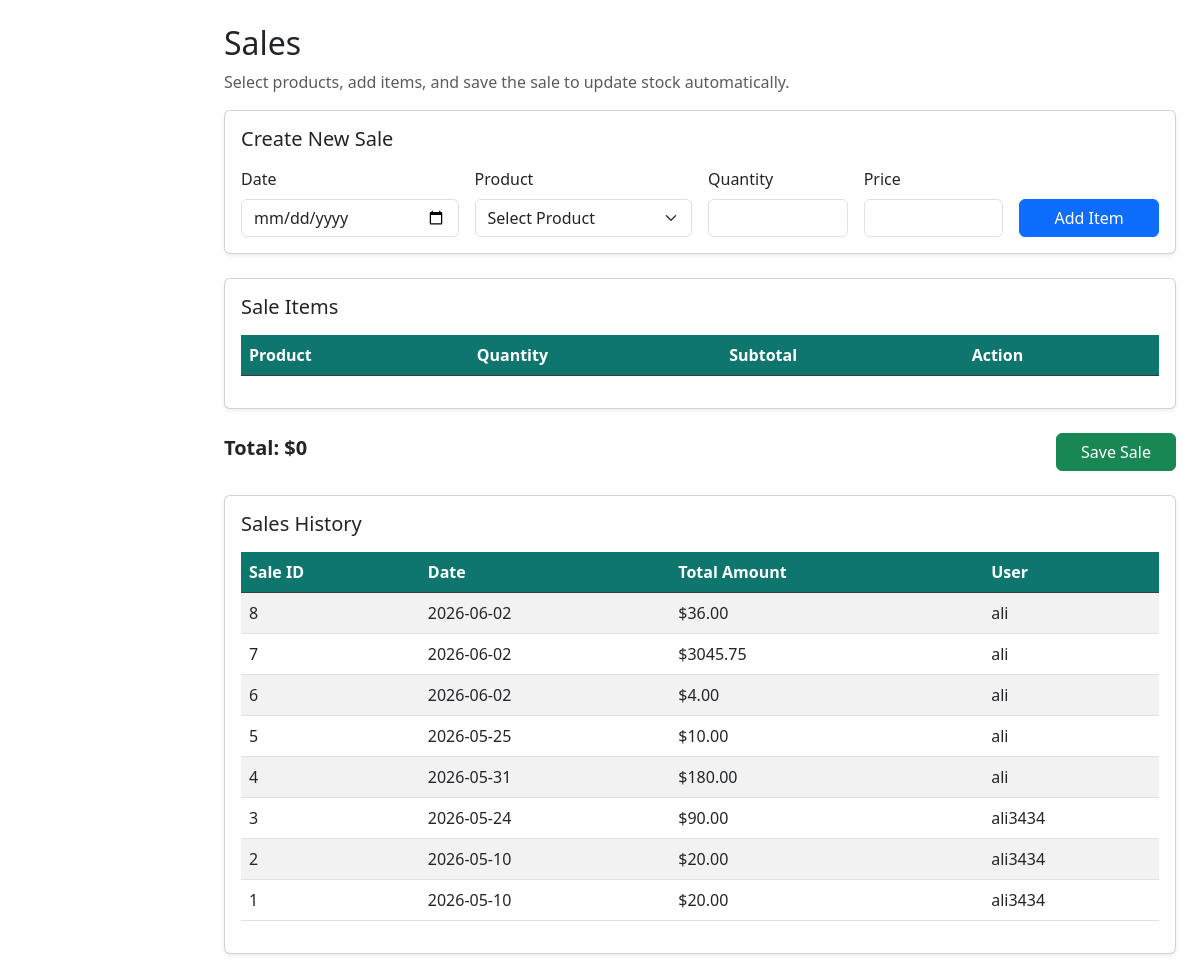
/sales.php (signed in), run on the app's committed database.
### tables this page shows
CREATE TABLE `sales` (
  `sale_id` int(11) NOT NULL,
  `date` date NOT NULL,
  `total_amount` decimal(10,2) NOT NULL,
  `user_id` int(11) NOT NULL
);

CREATE TABLE `users` (
  `user_id` int(11) NOT NULL,
  `username` varchar(100) NOT NULL,
  `password` varchar(255) NOT NULL,
  `role` varchar(50) NOT NULL
);

### sales.php (the view, shortened to what this page needs)
<?php include "config/database.php"; ?>
<!DOCTYPE html>
<html lang="en">
<head>
  <link rel="stylesheet" href="assets/css/style.css">
  <link rel="stylesheet" href="https://cdn.jsdelivr.net/npm/bootstrap@5.3.0/dist/css/bootstrap.min.css">
</head>
<body>
  <div class="container-fluid">
    <div class="row">
      <div id="sidebar" class="col-md-2 "></div>
      <main class="col-md-10 p-4">
        <h2 class="mb-2">Sales</h2>
        <p class="text-muted">Select products, add items, and save the sale to update stock automatically.</p>
        <div class="card shadow-sm mb-4">
          <div class="card-body">
            <h5 class="mb-3">Create New Sale</h5>
            <div class="row g-3 align-items-end">
              <div class="col-md-3">
                <label class="form-label">Date</label>
                <input type="date" id="saleDate" class="form-control">
              </div>
              <div class="col-md-3">
                <label class="form-label">Product</label>
                <select id="saleProduct" class="form-select">
                  <option value="">Select Product</option>
                </select>
              </div>
              <div class="col-md-2">
                <label class="form-label">Quantity</label>
                <input type="number" id="saleQuantity" class="form-control">
              </div>
              <div class="col-md-2">
                <label class="form-label">Price</label>
                <input type="number" id="salePrice" class="form-control">
              </div>
              <div class="col-md-2">
                <button type="button" id="addToSale" class="btn btn-primary w-100">
                  Add Item
                </button>
              </div>
            </div>
          </div>
        </div>
        <div class="card shadow-sm mb-4">
          <div class="card-body">
            <h5 class="mb-3">Sale Items</h5>
            <table class="table table-hover align-middle" id="saleDetailsTable">
              <thead class="table-dark">
                <tr>
                  <th>Product</th>
                  <th>Quantity</th>
                  <th>Subtotal</th>
                  <th>Action</th>
                </tr>
              </thead>
            </table>
          </div>
        </div>
        <div class="d-flex justify-content-between align-items-center mb-4">
          <h5 id="saleTotal">Total: $0</h5>
          <button type="button" id="saveSale" class="btn btn-success px-4">
            Save Sale
          </button>
        </div>
        <div class="card shadow-sm">
          <div class="card-body">
            <h5 class="mb-3">Sales History</h5>
            <table class="table table-striped">
              <thead class="table-dark">
                <tr>
                  <th>Sale ID</th>
                  <th>Date</th>
                  <th>Total Amount</th>
                  <th>User</th>
                </tr>
              </thead>
              <tbody>
                <?php
                  $sales_sql = "SELECT sales.*, users.username
                                FROM sales
                                INNER JOIN users
                                ON sales.user_id = users.user_id
                                ORDER BY sales.sale_id DESC";
                  $sales_result = mysqli_query($conn, $sales_sql);
                  while ($sale = mysqli_fetch_assoc($sales_result)) {
                ?>
                    <tr>
                      <td><?php echo $sale["sale_id"]; ?></td>
                      <td><?php echo $sale["date"]; ?></td>
                      <td>$<?php echo $sale["total_amount"]; ?></td>
                      <td><?php echo $sale["username"]; ?></td>
                    </tr>
                <?php
                  }
                ?>
              </tbody>
            </table>
          </div>
        </div>
      </main>
    </div>
  </div>
</body>
</html>

### assets/css/style.css (style rules this page uses)
body { font-family: 'Segoe UI', Tahoma, Geneva, Verdana, sans-serif; background: #f5fbfa; }
.btn { border-radius: 5px; }
.card { border-radius: 10px; border: none; box-shadow: 0 3px 10px rgba(0,0,0,0.08); }
h2, h5 { font-weight: 600; }
#saleTotal { font-weight: bold; }
.table-dark th { background-color: #0f766e !important; }
.btn-primary { background-color: #0f766e; border-color: #0f766e; }
.btn-success { background-color: #14b8a6; border-color: #14b8a6; }

### data on the page
sales: sale_id "8", date "2026-06-02", total_amount "36.00", user.username "ali"
sales: sale_id "7", date "2026-06-02", total_amount "3045.75", user.username "ali"
sales: sale_id "6", date "2026-06-02", total_amount "4.00", user.username "ali"
sales: sale_id "5", date "2026-05-25", total_amount "10.00", user.username "ali"
sales: sale_id "4", date "2026-05-31", total_amount "180.00", user.username "ali"
sales: sale_id "3", date "2026-05-24", total_amount "90.00", user.username "ali3434"
sales: sale_id "2", date "2026-05-10", total_amount "20.00", user.username "ali3434"
sales: sale_id "1", date "2026-05-10", total_amount "20.00", user.username "ali3434"
